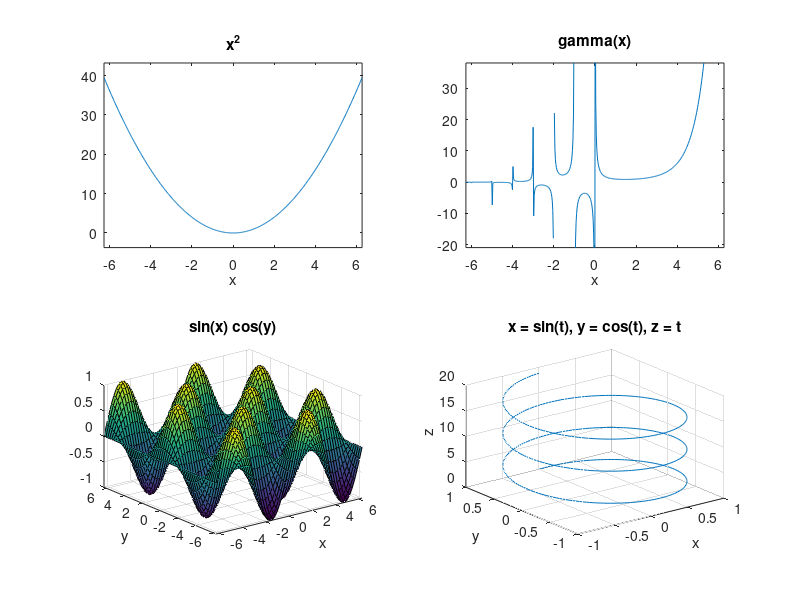

Here is the MATLAB script that generated this plot:
% Plot multiple plots side by side in the same figure window
figure

% Split the figure as needed for the subplots and pick an area to plot
% Here we'll create a 2x2 set of subplots and plot the first one
subplot(2, 2, 1);
ezplot('x^2');
subplot(2, 2, 2);
ezplot('gamma(x)');
subplot(2, 2, 3);
ezsurf('sin(x)*cos(y)');
subplot(2, 2, 4);
ezplot3('sin(t)', 'cos(t)', 't', [0, 6*pi]);